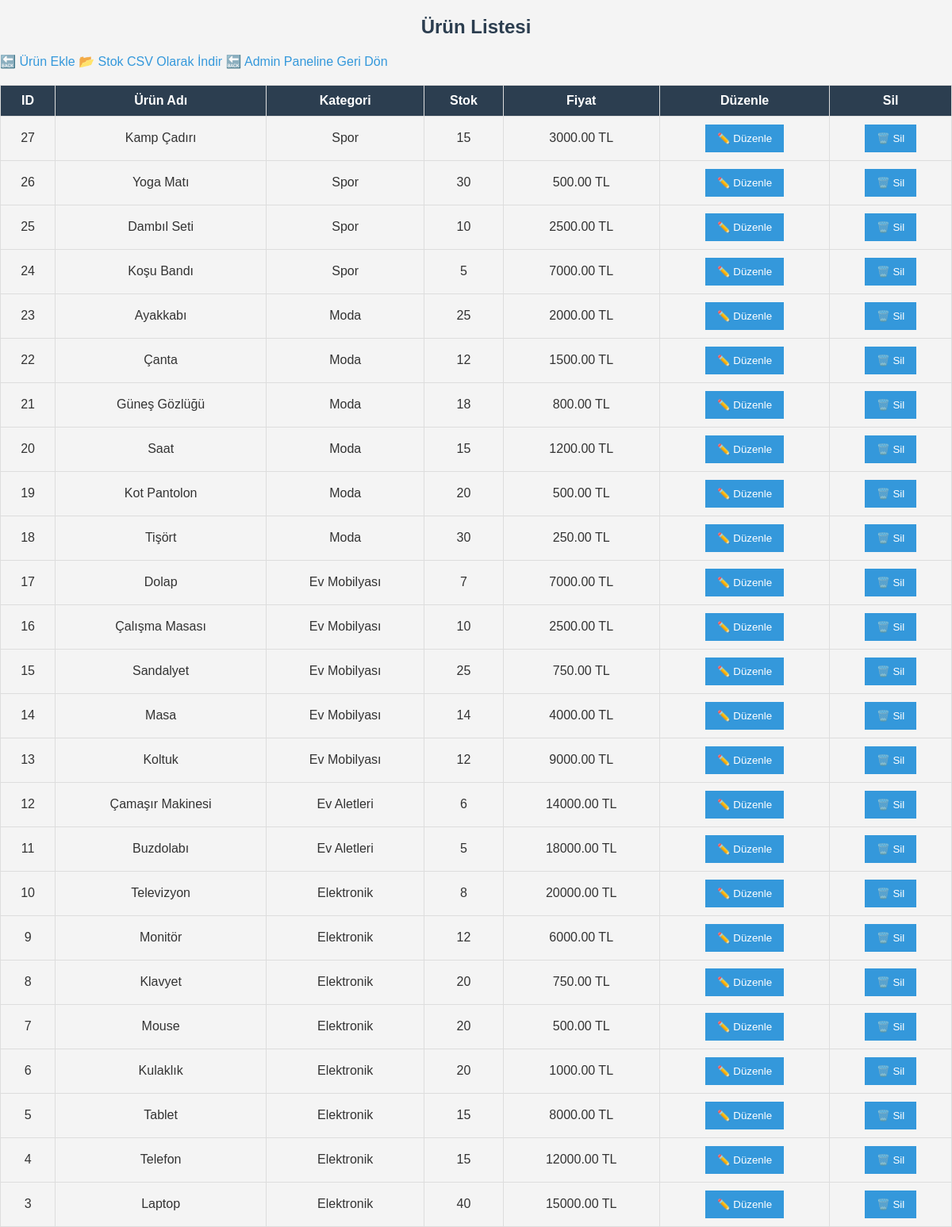
/admin/urunler.php (signed in), run on the app's committed database.
### tables this page shows
CREATE TABLE `urunler` (
  `id` int(11) NOT NULL,
  `ad` varchar(255) NOT NULL,
  `kategori` varchar(100) DEFAULT NULL,
  `stok_miktari` int(11) DEFAULT 0,
  `fiyat` decimal(10,2) NOT NULL,
  `eklenme_tarihi` timestamp NOT NULL DEFAULT current_timestamp()
);

### admin/urunler.php (the view, shortened to what this page needs)
<?php
include "../baglanti.php";
$sql = "SELECT * FROM urunler ORDER BY id DESC";
$result = $conn->query($sql);
?>
<!DOCTYPE html>
<html lang="tr">
<head>
    <link rel="stylesheet" href="../css/style.css">
</head>
<body>
    <h2>Ürün Listesi</h2>
    <a href="urun_ekle.php">🔙 Ürün Ekle</a>
	<a href="csv_indir.php" download>
    📂 Stok CSV Olarak İndir
</a>
	<a href="index.php">🔙 Admin Paneline Geri Dön</a>
    <table border="1">
        <tr>
            <th>ID</th>
            <th>Ürün Adı</th>
            <th>Kategori</th>
            <th>Stok</th>
            <th>Fiyat</th>
            <th>Düzenle</th>
            <th>Sil</th>
        </tr>
        <?php while ($row = $result->fetch_assoc()) { ?>
        <tr id="urun_<?php echo $row['id']; ?>">
            <td><?php echo $row['id']; ?></td>
            <td><?php echo $row['ad']; ?></td>
            <td><?php echo $row['kategori']; ?></td>
            <td data-field="stok" contenteditable="false"><?php echo $row['stok_miktari']; ?></td>
            <td data-field="fiyat" contenteditable="false"><?php echo $row['fiyat']; ?> TL</td>
            <td>
                <button onclick="duzenle(<?php echo $row['id']; ?>)">✏️ Düzenle</button>
            </td>
            <td>
                <button onclick="sil(<?php echo $row['id']; ?>)">🗑️ Sil</button>
            </td>
        </tr>
        <?php } ?>
    </table>
</body>
</html>

### css/style.css (style rules this page uses)
body { font-family: Arial, sans-serif; background-color: #f4f4f4; color: #333; margin: 0; padding: 0; }
h2 { color: #2c3e50; text-align: center; }
table { width: 100%; border-collapse: collapse; margin-top: 20px; }
table, th, td { border: 1px solid #ddd; }
th, td { padding: 10px; text-align: center; }
th { background-color: #2c3e50; color: white; }
button, input[type="submit"] { background-color: #3498db; color: white; border: none; padding: 10px 15px; cursor: pointer; }
a { text-decoration: none; color: #3498db; }

### data on the page
urunler: id "27", ad "Kamp Çadırı", kategori "Spor", stok_miktari "15", fiyat "3000.00"
urunler: id "26", ad "Yoga Matı", kategori "Spor", stok_miktari "30", fiyat "500.00"
urunler: id "25", ad "Dambıl Seti", kategori "Spor", stok_miktari "10", fiyat "2500.00"
urunler: id "24", ad "Koşu Bandı", kategori "Spor", stok_miktari "5", fiyat "7000.00"
urunler: id "23", ad "Ayakkabı", kategori "Moda", stok_miktari "25", fiyat "2000.00"
urunler: id "22", ad "Çanta", kategori "Moda", stok_miktari "12", fiyat "1500.00"
urunler: id "21", ad "Güneş Gözlüğü", kategori "Moda", stok_miktari "18", fiyat "800.00"
urunler: id "20", ad "Saat", kategori "Moda", stok_miktari "15", fiyat "1200.00"
urunler: id "19", ad "Kot Pantolon", kategori "Moda", stok_miktari "20", fiyat "500.00"
urunler: id "18", ad "Tişört", kategori "Moda", stok_miktari "30", fiyat "250.00"
urunler: id "17", ad "Dolap", kategori "Ev Mobilyası", stok_miktari "7", fiyat "7000.00"
urunler: id "16", ad "Çalışma Masası", kategori "Ev Mobilyası", stok_miktari "10", fiyat "2500.00"
urunler: id "15", ad "Sandalyet", kategori "Ev Mobilyası", stok_miktari "25", fiyat "750.00"
urunler: id "14", ad "Masa", kategori "Ev Mobilyası", stok_miktari "14", fiyat "4000.00"
urunler: id "13", ad "Koltuk", kategori "Ev Mobilyası", stok_miktari "12", fiyat "9000.00"
urunler: id "12", ad "Çamaşır Makinesi", kategori "Ev Aletleri", stok_miktari "6", fiyat "14000.00"
urunler: id "11", ad "Buzdolabı", kategori "Ev Aletleri", stok_miktari "5", fiyat "18000.00"
urunler: id "10", ad "Televizyon", kategori "Elektronik", stok_miktari "8", fiyat "20000.00"
urunler: id "9", ad "Monitör", kategori "Elektronik", stok_miktari "12", fiyat "6000.00"
urunler: id "8", ad "Klavyet", kategori "Elektronik", stok_miktari "20", fiyat "750.00"
urunler: id "7", ad "Mouse", kategori "Elektronik", stok_miktari "20", fiyat "500.00"
urunler: id "6", ad "Kulaklık", kategori "Elektronik", stok_miktari "20", fiyat "1000.00"
urunler: id "5", ad "Tablet", kategori "Elektronik", stok_miktari "15", fiyat "8000.00"
urunler: id "4", ad "Telefon", kategori "Elektronik", stok_miktari "15", fiyat "12000.00"
urunler: id "3", ad "Laptop", kategori "Elektronik", stok_miktari "40", fiyat "15000.00"
